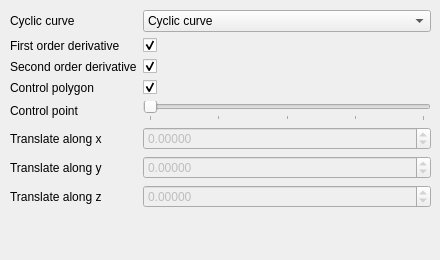
   <widget class="QWidget" name="cyclicTab">
    <attribute name="title">
     <string>Cyclic curve</string>
    </attribute>
    <widget class="QWidget" name="layoutWidget">
     <property name="geometry">
      <rect>
       <x>10</x>
       <y>10</y>
       <width>421</width>
       <height>241</height>
      </rect>
     </property>
     <layout class="QFormLayout" name="formLayout_2">
      <item row="0" column="0">
       <widget class="QLabel" name="cyclicCurveLabel">
        <property name="text">
         <string>Cyclic curve</string>
        </property>
       </widget>
      </item>
      <item row="0" column="1">
       <widget class="QComboBox" name="CyclicCurveCombo">
        <item>
         <property name="text">
          <string>Cyclic curve</string>
         </property>
        </item>
        <item>
         <property name="text">
          <string>Interpolating curve</string>
         </property>
        </item>
       </widget>
      </item>
      <item row="1" column="0">
       <widget class="QLabel" name="firstOrderDerivativeLabel_2">
        <property name="text">
         <string>First order derivative</string>
        </property>
       </widget>
      </item>
      <item row="1" column="1">
       <widget class="QCheckBox" name="firstOrderDerivativeCheckBox_2">
        <property name="checked">
         <bool>true</bool>
        </property>
       </widget>
      </item>
      <item row="2" column="0">
       <widget class="QLabel" name="secondOrderDerivativeLabel_2">
        <property name="text">
         <string>Second order derivative</string>
        </property>
       </widget>
      </item>
      <item row="2" column="1">
       <widget class="QCheckBox" name="secondOrderDerivativeCheckBox_2">
        <property name="checked">
         <bool>true</bool>
        </property>
       </widget>
      </item>
      <item row="3" column="0">
       <widget class="QLabel" name="controlPolygonLabel">
        <property name="text">
         <string>Control polygon</string>
        </property>
       </widget>
      </item>
      <item row="3" column="1">
       <widget class="QCheckBox" name="controlPolygonCheckBox">
        <property name="checked">
         <bool>true</bool>
        </property>
       </widget>
      </item>
      <item row="4" column="0">
       <widget class="QLabel" name="label_8">
        <property name="text">
         <string>Control point</string>
        </property>
       </widget>
      </item>
      <item row="4" column="1">
       <widget class="QSlider" name="controlPointSlider">
        <property name="enabled">
         <bool>false</bool>
        </property>
        <property name="minimum">
         <number>0</number>
        </property>
        <property name="maximum">
         <number>4</number>
        </property>
        <property name="singleStep">
         <number>1</number>
        </property>
        <property name="pageStep">
         <number>1</number>
        </property>
        <property name="value">
         <number>0</number>
        </property>
        <property name="orientation">
         <enum>Qt::Horizontal</enum>
        </property>
        <property name="tickPosition">
         <enum>QSlider::TicksBelow</enum>
        </property>
        <property name="tickInterval">
         <number>1</number>
        </property>
       </widget>
      </item>
      <item row="5" column="0">
       <widget class="QLabel" name="label_9">
        <property name="text">
         <string>Translate along x</string>
        </property>
       </widget>
      </item>
      <item row="5" column="1">
       <widget class="QDoubleSpinBox" name="controlPointTranslateX">
        <property name="enabled">
         <bool>false</bool>
        </property>
        <property name="decimals">
         <number>5</number>
        </property>
        <property name="minimum">
         <double>-2.000000000000000</double>
        </property>
        <property name="maximum">
         <double>2.000000000000000</double>
        </property>
        <property name="singleStep">
         <double>0.010000000000000</double>
        </property>
       </widget>
      </item>
      <item row="6" column="0">
       <widget class="QLabel" name="label_10">
        <property name="text">
         <string>Translate along y</string>
        </property>
       </widget>
      </item>
      <item row="6" column="1">
       <widget class="QDoubleSpinBox" name="controlPointTranslateY">
        <property name="enabled">
         <bool>false</bool>
        </property>
        <property name="decimals">
         <number>5</number>
        </property>
        <property name="minimum">
         <double>-2.000000000000000</double>
        </property>
        <property name="maximum">
         <double>2.000000000000000</double>
        </property>
        <property name="singleStep">
         <double>0.010000000000000</double>
        </property>
        <property name="value">
         <double>0.000000000000000</double>
        </property>
       </widget>
      </item>
      <item row="7" column="0">
       <widget class="QLabel" name="label_11">
        <property name="text">
         <string>Translate along z</string>
        </property>
       </widget>
      </item>
      <item row="7" column="1">
       <widget class="QDoubleSpinBox" name="controlPointTranslateZ">
        <property name="enabled">
         <bool>false</bool>
        </property>
        <property name="decimals">
         <number>5</number>
        </property>
        <property name="minimum">
         <double>-2.000000000000000</double>
        </property>
        <property name="maximum">
         <double>2.000000000000000</double>
        </property>
        <property name="singleStep">
         <double>0.010000000000000</double>
        </property>
       </widget>
      </item>
     </layout>
    </widget>
   </widget>
